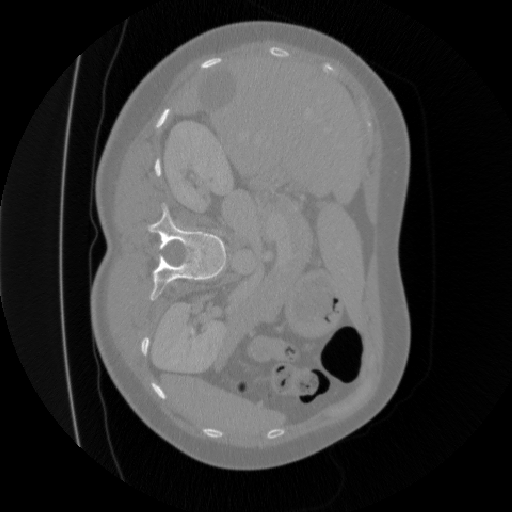
%> input picture testIm.png, 512 x 512 px
$ octave ECE_253_Project__Increasing_Image_Resolution.m   (GNU Octave 9; MATLAB toolbox functions it lacks are replaced by stand-ins)
%> lines starting %> are read from the running program, lines starting %| are printed output that depends on the picture
%% Import Dataset
% import images
sample = imread("testIm.png");
%> sample is the input picture: size 512x512x3 uint8; min 0, max 255, mean 61.8
sample = rgb2gray(sample);
%> sample: size 512x512 uint8
%create low res version
sampleSmol = imresize(sample,0.125);
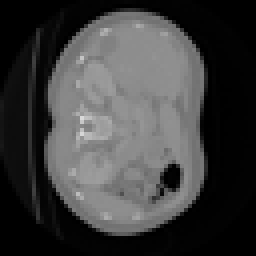
%> sampleSmol: size 64x64 uint8 (shown 4 times larger); min 0, max 217, mean 61.9


%% Basic Spectral Interpolation
sampleUp = upsampleBy2(sampleSmol);
for i = 1:2
    sampleUp = upsampleBy2(sampleUp);
end


%% Cubic Spline Interpolation
sampleUpSpline = upsampleBy2BSpline(sampleSmol);
for i = 1:2
    sampleUpSpline = upsampleBy2BSpline(sampleUpSpline);
end


%% Lanczos interpolation
a = 3;
%Lanczos interpolation a=2:
ta = [-a:1/3:a];
Ha = sin(pi*ta)./(pi*ta).*sin(pi*ta/a)./(pi*ta/a);
Ha(3*a+1) = 1;
sampleUpLanczos = conv2(sampleSmol,Ha(2:(6*a))'*Ha(2:(6*a)),"same");

t3=[-3:1/3:3];H3=sin(pi*t3)./(pi*t3).*sin(pi*t3/3)./(pi*t3/3);H3(10)=1;%1-D Lanczos (a=3).
Y5=conv2(sampleSmol,H3(2:18)'*H3(2:18));%Lanczos 2-D interpolation.

%% Bilateral soft-decision interpolation (BSAI)
% "bilateral filter weights Ak to replace the least
% squares parameters and adopts the following cost function
% (modified from SAl and RSAl) for estimating a HR pixel at
% one time (instead of a block of HR pixels at one time in the
% SAl and RSAl"
A = zeros(4,1);
% "The weight Uk is
% defmed by the bilateral filter weights (since the continuity
% property of edge depends on the edge orientation, which is
% exploited by the bilateral filter weight) added with a constant
% for stabilization"
U = zeros(4,1);
% calculate numerator from eqs 2.12 interpolation paper
newPxl = 0;
X = zeros(4,1); %fix this with correct definition from fiure 3 page 4 summary interpolation paper
for k = 1:4
    %calculate inner sum with A_i and X_ki
    Xout = zeros(4,1); %fix this with correct definition from fiure 3 page 4 summary interpolation paper
    innerSum = 0;
    for i = 1:4
        if i~=4-k % might need correction
            innerSum = innerSum + A(i)*Xout(i);
        end
    end
    %add to outer sum
    newPxl = newPxl + A(k)*X(k) + U(k)*A(5-k)*(X(k)-innerSum);
end
newPxl = 1 + U(1)*(A(4)^2) + U(2)*(A(3)^2) + U(3)*(A(2)^2) + U(4)*(A(1)^2);


%% Plotting Results
figure();
subplot(2,2,1)
imshow(sample);
title('\fontsize{20} Orignal 512x512 Sample')
subplot(2,2,2)
imshow(sampleSmol);
title('\fontsize{20} Low-Resolution 64x64 Sample')
subplot(2,2,3)
imshow(sampleUp);
title(['\fontsize{20} Spectral Interpolated Reconstruction with MSE ' num2str(mse(sample,sampleUp))])
subplot(2,2,4)
imshow(sampleUp);
title(['\fontsize{20} B-Spline Interpolated Reconstruction with MSE ' num2str(mse(sample,sampleUpSpline))])
sgtitle('\fontsize{24} Comparison of Interpolation Techniques for Increasing Image Resolution')


%% Custom Functions
function sampleUp = upsampleBy2(sample)
% Upsamples an image by two using simple spectral interpolation. Assumes
% uint8 grayscale input

    % capture spectrum of original sample
    sampleF = fft2(sample);

    %record sample size and calculate size of new image
    [Mo, No] = size(sample);
%> Mo = 64; No = 64
    Mu = 2*Mo;
%> Mu = 128
    Nu = 2*No;
%> Nu = 128

    % zero pad spectrum appropriately using rules in pgs 137-139 of book
    if mod(No,2) ~= 0
        sampleUpF = [sampleF(:,1:((No+1)/2)), zeros(Mo,Nu-No), sampleF(:,((No+3)/2):end)];
    else
        sampleUpF = [sampleF(:,1:No/2-1), (1/2)*sampleF(:,No/2) , zeros(Mo,Nu-No-1), (1/2)*sampleF(:,No/2), sampleF(:,No/2+1:end)];
    end
    if mod(Mo,2) ~= 0
        sampleUpF = [sampleUpF(1:((Mo+1)/2),:); zeros(Mu-Mo,Nu); sampleUpF(((Mo+3)/2):end,:)];
    else
        sampleUpF = [sampleUpF(1:Mo/2-1,:); (1/2)*sampleUpF(Mo/2,:); zeros(Mu-Mo-1,Nu); (1/2)*sampleUpF(Mo/2,:); sampleUpF(Mo/2+1:end,:)];
    end

    %scale for lost power
    sampleUpF = ((Mu*Nu) / (Mo*No)) * sampleUpF;

    % generate image with IFFT and convert to orignal variable type
    sampleUp = uint8(real(ifft2(sampleUpF)));

end
function sampleUp = upsampleBy2BSpline(sample)
% Upsamples an image by two using B-Splines. Code was derived from sample
% code from pg 150 of textbook

    % Cubic spline function samples.
    beta=[1/6 2/3 1/6];
    beta2=beta'*beta;
    % Cubic spline function.
    t1=[1:2]/3;
    St1=2/3-t1.^2+t1.^3/2;
    t2=[3:5]/3;
    St2=(2-t2).^3/6;
    % 2-D cubic spline.
    S=[St1 St2];
    S=[fliplr(S) 2/3 S];
    S2=S'*S;
    % Coefficients C by econvolution
    dim = 2*size(sample);
%> dim = [128 128]
    C = real(ifft2(fft2(sample,dim(1),dim(2))./fft2(beta2,dim(1),dim(2))));
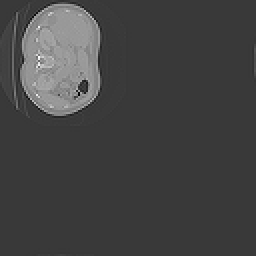
%> C: size 128x128 double (shown 2 times larger); min -84.18, max 291.9, mean 15.5; drawn with min black and max white
    sampleUp = uint8(conv2(C,S2,'same'));
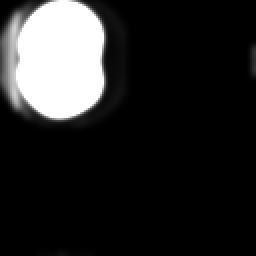
%> sampleUp: size 128x128 uint8 (shown 2 times larger); min 0, max 255, mean 39
%> the loop `for i = 1:2` made 2 passes
%> pass 1, in upsampleBy2BSpline (call 2), `C = real(ifft2(fft2(sample,dim(1),dim(2))./fft2(beta2,dim(1),dim(2))));`:
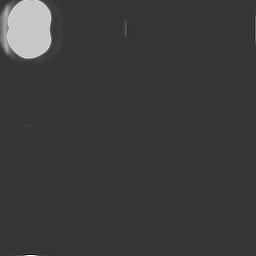
%> C: size 256x256 double; min -94.64, max 353.2, mean 9.8; drawn with min black and max white
%> pass 1, in upsampleBy2BSpline (call 2), `sampleUp = uint8(conv2(C,S2,'same'));`:
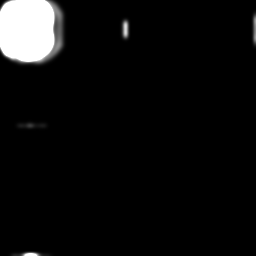
%> sampleUp: size 256x256 uint8; min 0, max 255, mean 13.7
%> `sampleUpLanczos = conv2(sampleSmol,Ha(2:(6*a))'*Ha(2:(6*a)),"same");`:
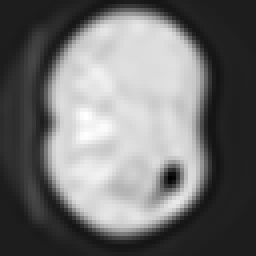
%> sampleUpLanczos: size 64x64 double (shown 4 times larger); min -194.4, max 1491.1, mean 553.4; drawn with min black and max white
%> `Y5=conv2(sampleSmol,H3(2:18)'*H3(2:18));`:
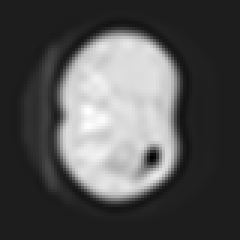
%> Y5: size 80x80 double (shown 3 times larger); min -194.4, max 1491.1, mean 354.4; drawn with min black and max white

end

$ run again, with orignal.png copied over testIm.png
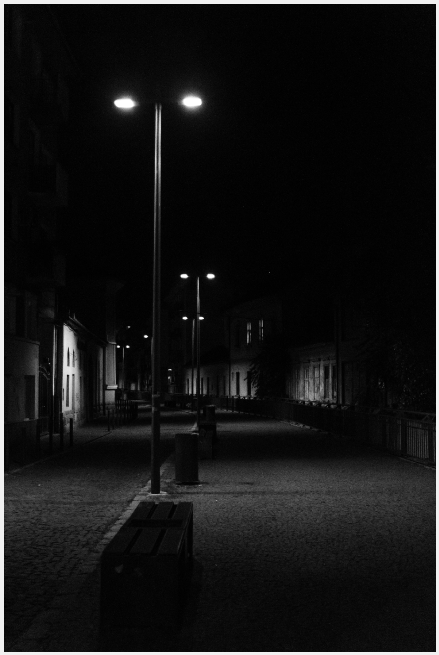
%> input picture orignal.png, 877 x 1309 px (shown at 1/2 size)
%> sample is the input picture: size 1309x877x3 uint8; min 0, max 255, mean 20.2
%> sample: size 1309x877 uint8
%> the loop `for i = 1:2` made 2 passes
%> pass 1, in upsampleBy2BSpline (call 2), `C = real(ifft2(fft2(sample,dim(1),dim(2))./fft2(beta2,dim(1),dim(2))));`:
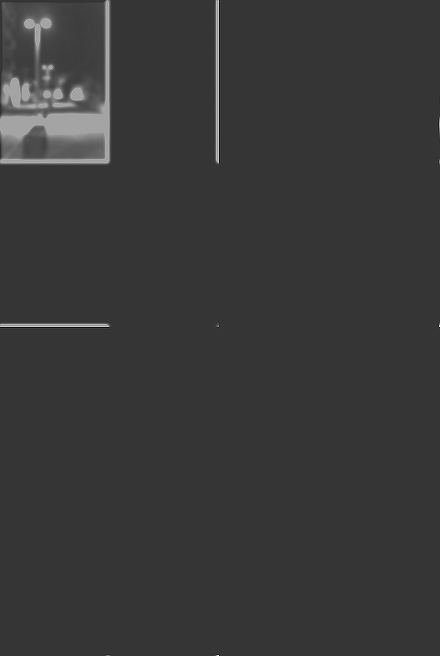
%> C: size 656x440 double; min -124.7, max 465.5, mean 7.9; drawn with min black and max white
%> `Y5=conv2(sampleSmol,H3(2:18)'*H3(2:18));`:
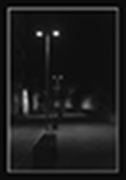
%> Y5: size 180x126 double; min -115.2, max 2131.3, mean 142.2; drawn with min black and max white
